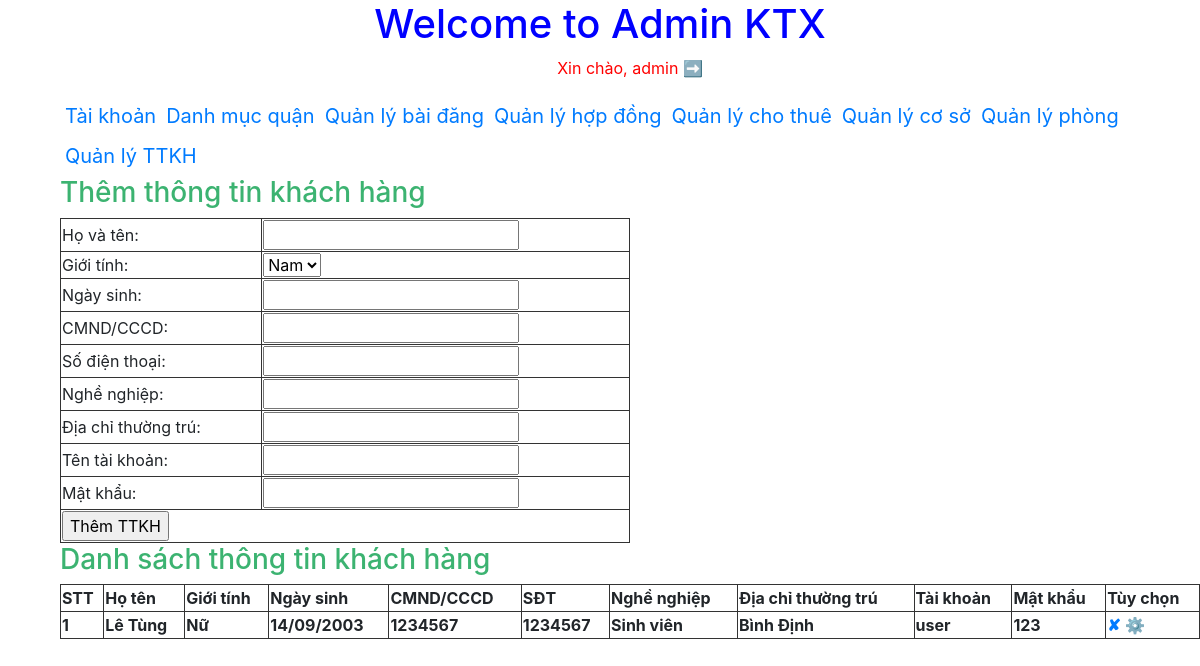
The page /admin/index.php?action=khachhang&query=them (signed in) on the database its author committed.
### tables this page shows
CREATE TABLE `tb_khachhang` (
  `id_khachhang` int(11) NOT NULL,
  `hoten` varchar(200) NOT NULL,
  `gioitinh` varchar(10) NOT NULL,
  `ngaysinh` varchar(30) NOT NULL,
  `cmnd` int(15) NOT NULL,
  `sdt` int(10) NOT NULL,
  `nghenghiep` varchar(100) NOT NULL,
  `diachithuongtru` varchar(150) NOT NULL,
  `taikhoan` varchar(20) NOT NULL,
  `matkhau` varchar(20) NOT NULL
);

### admin/pageadmin/quanlyttkh/lietke.php (the view)
<?php
     $sql_lietke_ttkh = " SELECT * FROM tb_khachhang ORDER BY id_khachhang ASC";
     $query_lietke_ttkh = mysqli_query($mysqli, $sql_lietke_ttkh);
?>
<h3 style="color:mediumseagreen" >Danh sách thông tin khách hàng</h3>
<table  border="1px" width=100% style="border-collapse:collapse; border:5px #333333;">
    <tr>
        <th>STT</th>
        <th>Họ tên</th>
        <th>Giới tính</th>
        <th>Ngày sinh</th></th>
        <th>CMND/CCCD</th>
        <th>SĐT</th>
        <th>Nghề nghiệp</th>
        <th>Địa chỉ thường trú</th>
        <th>Tài khoản</th>
        <th>Mật khẩu</th>
        <th> Tùy chọn </th>
    </tr>
    <?php
       $i = 0;
       while($row = mysqli_fetch_array($query_lietke_ttkh)){
       $i++;
    ?>
         <tr>
              <th> <?php echo $i ?> </th>
              <th> <?php echo $row['hoten'] ?> </th>
              <th> <?php if($row['gioitinh']==1)
              {
                 echo 'Nam';
              }else{
                   echo 'Nữ';
              }
              ?> </th>
              <th> <?php echo $row['ngaysinh'] ?> </th>
              <th> <?php echo $row['cmnd'] ?> </th>
              <th> <?php echo $row['sdt'] ?> </th>
              <th> <?php echo $row['nghenghiep'] ?> </th>
              <th> <?php echo $row['diachithuongtru'] ?> </th>
              <th> <?php echo $row['taikhoan'] ?> </th>
              <th> <?php echo $row['matkhau'] ?> </th>
              <th> <a style="text-decoration: none" href="pageadmin/quanlyttkh/xuly.php?idkhachhang=<?php echo $row['id_khachhang'] ?>"> &#10008; </a><a style="text-decoration: none" href="?action=khachhang&query=sua&idkhachhang=<?php echo $row['id_khachhang'] ?>">&#9881;</a> </th>
         </tr>
    <?php
    }
    ?>
</table>

### rows shown on the page
tb_khachhang: hoten "Lê Tùng", gioitinh "Nữ", ngaysinh "14/09/2003", cmnd "1234567", sdt "1234567", nghenghiep "Sinh viên", diachithuongtru "Bình Định", taikhoan "user", matkhau "123"

### other values the page prints
$_SESSION['login'] "admin"
